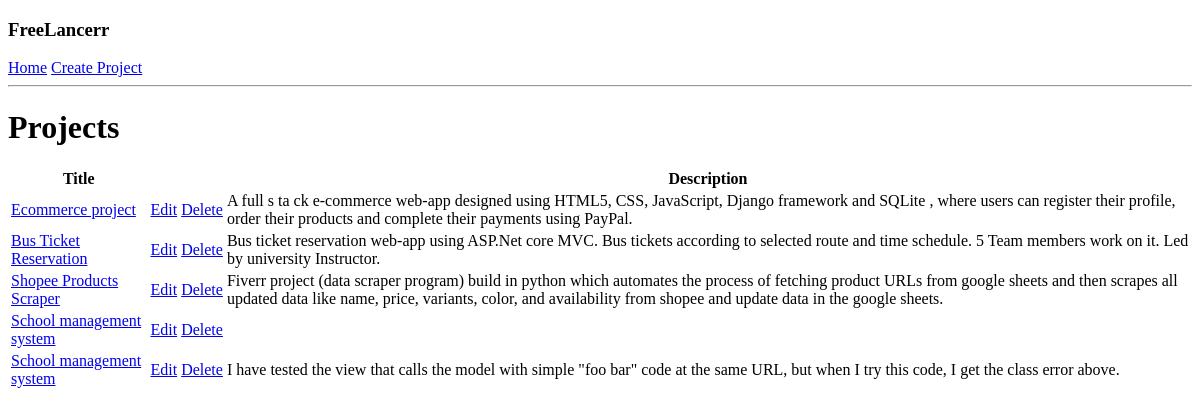
Before: / with the older database file.
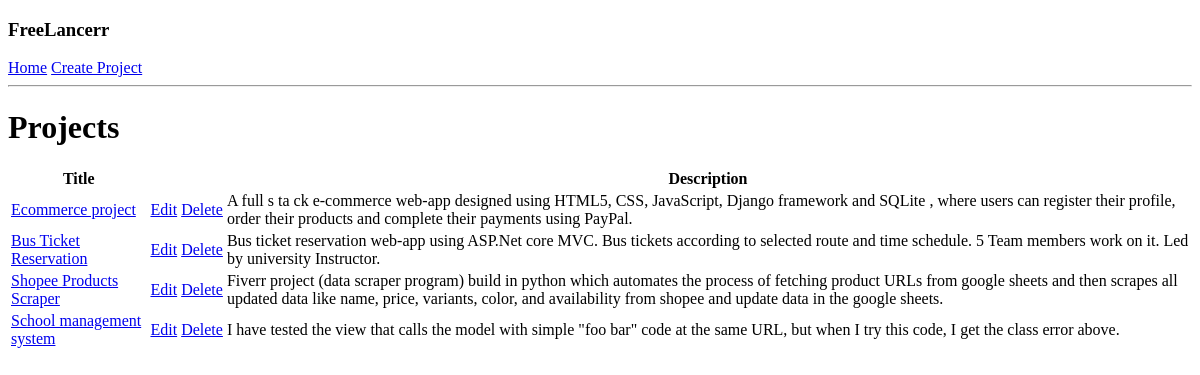
After: the same page with the newer database file.
### projects/models.py (models this page shows, shortened)
class Project(models.Model):
    title = models.CharField(max_length=200)
    description = models.TextField(null=True, blank=True)
    demo_link = models.CharField(max_length=200, null=True, blank=True)
    source_link = models.CharField(max_length=200, null=True, blank=True)
    vote_total = models.IntegerField(default=0)
    vote_ratio = models.IntegerField(default=0)
    created = models.DateTimeField(auto_now_add=True)
    id = models.UUIDField(default=uuid.uuid4, unique=True, primary_key=True, editable=False)
    tags = models.ManyToManyField('Tag', blank=True)

### projects/views.py (the view)
# urls.py: path('', include('projects.urls')),
def projects(request):
    project_obj = Project.objects.all()
    context = {'projects': project_obj}
    return render(request=request, template_name='projects/projects.html', context=context)

### projects/templates/projects/projects.html
{% extends 'main.html' %}
{% block content %}
<h1>Projects</h1>
    <table>
        <thead>
            <tr>
                <th>Title</th>
                <th></th>
                <th></th>
                <th>Description</th>
            </tr>
        </thead>
        <tbody>
            {% for project in projects %}
                <tr>
                    <td><a href="{% url 'project' project.id %}">{{ project.title }}</a> {% if project.topRated %}<strong>Top Rated</strong>{% endif %}</td>
                    <td><a href="{% url 'update-project' project.id %}">Edit</a></td>
                    <td><a href="{% url 'delete-project' project.id %}">Delete</a></td>
                    <td>{{ project.description }}</td>
                </tr>
            {% endfor %}
        </tbody>
    </table>
{% endblock content %}

Changed rows visible on the page:
removed Project: title "School management system"
